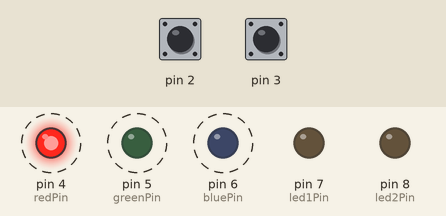
Bench run of a sketch on a simulated Arduino Uno, built with avr-gcc and run on an emulated ATmega328P. On the bench: output pins drawn as LEDs (lit = HIGH). Dashed ring = blinking. The inputs (shaded band) are chosen by the test bench; at power-on: pin 2 HIGH, pin 3 HIGH.

Above: at 1.25 s.
1.3 s: pin 2 pulled LOW for 0.15 s
At 2.4 s:
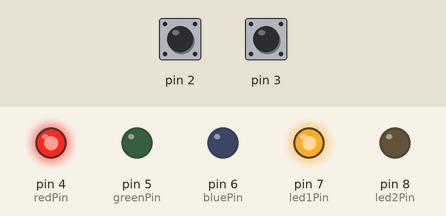
Timing chart, 0 to 4.3 s (numbered marks = the images above; inputs shaded):
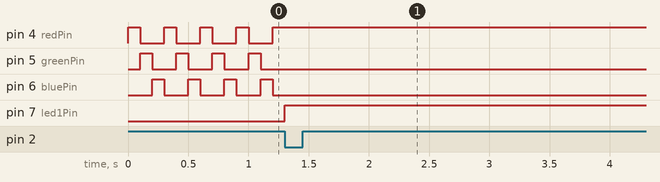

The sketch:

testArduino.ino
```cpp
byte redPin = 4;
byte greenPin = 5;
byte bluePin = 6;

byte led1Pin = 7;
byte led2Pin = 8;

// micros(), millis(), delay()会使中断失效, delay()实际上是micros()构成的函数
void led1Light()
{
    long oldTime = millis();
    while (millis() - oldTime < 600)
    {
        digitalWrite(led1Pin, HIGH);
        while (millis() - oldTime < 100)
        {
            ;
        }
        oldTime = millis();
        digitalWrite(led1Pin, LOW);
        while (millis() - oldTime < 100)
        {
            ;
        }
        oldTime = millis();
    }
}

void led2Light()
{
    long oldTime = millis();
    while (millis() - oldTime < 600)
    {
        digitalWrite(led2Pin, HIGH);
        while (millis() - oldTime < 100)
        {
            ;
        }
        oldTime = millis();
        digitalWrite(led2Pin, LOW);
        while (millis() - oldTime < 100)
        {
            ;
        }
        oldTime = millis();
    }
}

void setup()
{
    pinMode(2, INPUT_PULLUP);
    pinMode(3, INPUT_PULLUP);
    for (int i = 4; i <= 8; i++)
    {
        pinMode(i, OUTPUT);
        digitalWrite(i, LOW);
    }
    attachInterrupt(0, led1Light, LOW);
    attachInterrupt(1, led2Light, CHANGE);
}

void loop()
{
    static long oldTime = millis();
    digitalWrite(redPin, HIGH);
    while (millis() - oldTime < 100)
    {
        ;
    }
    oldTime = millis();
    digitalWrite(redPin, LOW);
    digitalWrite(greenPin, HIGH);
    while (millis() - oldTime < 100)
    {
        ;
    }
    oldTime = millis();
    digitalWrite(greenPin, LOW);
    digitalWrite(bluePin, HIGH);
    while (millis() - oldTime < 100)
    {
        ;
    }
    oldTime = millis();
    digitalWrite(bluePin, LOW);
}
```

Measured:
- after the input at 1.3 s, pin 4 (redPin): stops changing and stays HIGH; pin 5 (greenPin), pin 6 (bluePin): stops changing and stays LOW; pin 7 (led1Pin): LOW → HIGH at once
- by itself, pin 4 (redPin), pin 5 (greenPin), pin 6 (bluePin): alternates HIGH for 0.10 s and LOW for 0.20 s
